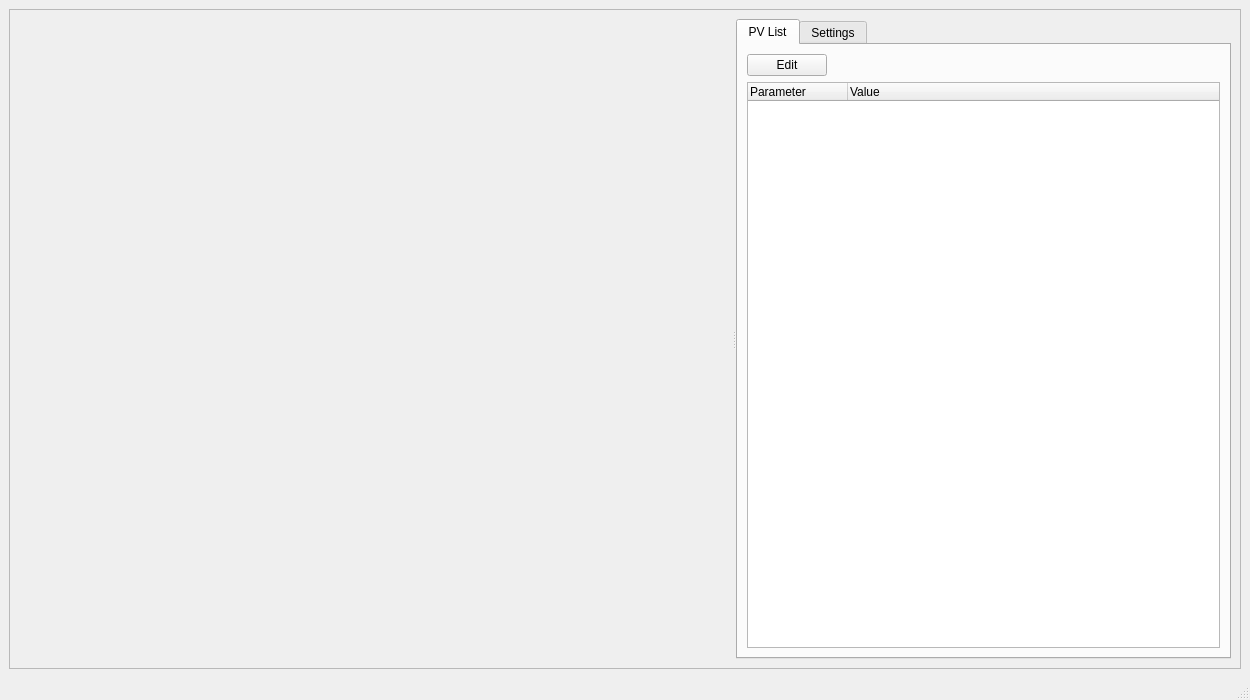
<?xml version="1.0" encoding="UTF-8"?>
<ui version="4.0">
 <class>C2DVScope</class>
 <widget class="QMainWindow" name="C2DVStriptool">
  <property name="geometry">
   <rect>
    <x>0</x>
    <y>0</y>
    <width>1250</width>
    <height>700</height>
   </rect>
  </property>
  <property name="windowTitle">
   <string>C2DataViewer - Strip Tool</string>
  </property>
  <widget class="QWidget" name="centralwidget">
   <layout class="QHBoxLayout" name="horizontalLayout">
    <item>
     <widget class="QFrame" name="frame">
      <property name="sizePolicy">
       <sizepolicy hsizetype="Preferred" vsizetype="Preferred">
        <horstretch>1</horstretch>
        <verstretch>0</verstretch>
       </sizepolicy>
      </property>
      <property name="frameShape">
       <enum>QFrame::StyledPanel</enum>
      </property>
      <property name="frameShadow">
       <enum>QFrame::Raised</enum>
      </property>
      <layout class="QHBoxLayout" name="horizontalLayout_2">
       <item>
        <widget class="QSplitter" name="splitter">
         <property name="orientation">
          <enum>Qt::Horizontal</enum>
         </property>
         <widget class="PlotWidget" name="graphicsWidget" native="true">
          <property name="sizePolicy">
           <sizepolicy hsizetype="Expanding" vsizetype="Expanding">
            <horstretch>8</horstretch>  <!-- Decreased horstretch value -->
            <verstretch>0</verstretch>
           </sizepolicy>
          </property>
          <property name="font">
           <font>
            <kerning>false</kerning>
           </font>
          </property>
         </widget>
         <widget class="QTabWidget" name="verticalTabWidget">
          <property name="currentIndex">
           <number>0</number>
          </property>
          <property name="sizePolicy">
           <sizepolicy hsizetype="Expanding" vsizetype="Expanding">
            <horstretch>2</horstretch>  <!-- Increased horstretch value -->
            <verstretch>0</verstretch>
           </sizepolicy>
          </property>
          <widget class="QWidget" name="verticalTabWidgetPage1">
           <attribute name="title">
            <string>PV List</string>
           </attribute>
           <layout class="QVBoxLayout" name="verticalLayout_2">
            <item>
             <layout class="QVBoxLayout" name="verticalLayout_4">
              <item>
               <widget class="QPushButton" name="editPvButton">
                <property name="sizePolicy">
                 <sizepolicy hsizetype="Fixed" vsizetype="Fixed">
                  <horstretch>0</horstretch>
                  <verstretch>0</verstretch>
                 </sizepolicy>
                </property>
                <property name="text">
                 <string>Edit</string>
                </property>
               </widget>
              </item>
              <item>
                <widget class="ParameterTree" name="channelParamPane">
            <property name="geometry">
             <rect>
              <x>0</x>
              <y>10</y>
              <width>971</width>
              <height>900</height>
             </rect>
            </property>
            <property name="sizePolicy">
             <sizepolicy hsizetype="Expanding" vsizetype="Expanding">
              <horstretch>1</horstretch>
              <verstretch>0</verstretch>
             </sizepolicy>
            </property>
            <property name="autoExpandDelay">
             <number>0</number>
            </property>
            <column>
             <property name="text">
              <string>Parameter</string>
             </property>
            </column>
            <column>
             <property name="text">
              <string>Value</string>
             </property>
            </column>
           </widget>
              </item>
             </layout>
            </item>
           </layout>
          </widget>
          <widget class="QWidget" name="tab">
           <attribute name="title">
            <string>Settings</string>
           </attribute>
           <widget class="ParameterTree" name="parameterPane">
            <property name="geometry">
             <rect>
              <x>0</x>
              <y>10</y>
              <width>971</width>
              <height>900</height>
             </rect>
            </property>
            <property name="sizePolicy">
             <sizepolicy hsizetype="Expanding" vsizetype="Expanding">
              <horstretch>1</horstretch>
              <verstretch>0</verstretch>
             </sizepolicy>
            </property>
            <property name="autoExpandDelay">
             <number>0</number>
            </property>
            <column>
             <property name="text">
              <string>Parameter</string>
             </property>
            </column>
            <column>
             <property name="text">
              <string>Value</string>
             </property>
            </column>
           </widget>
          </widget>
         </widget>
        </widget>
       </item>
      </layout>
     </widget>
    </item>
   </layout>
  </widget>
  <widget class="QMenuBar" name="menubar">
   <property name="geometry">
    <rect>
     <x>0</x>
     <y>0</y>
     <width>1023</width>
     <height>20</height>
    </rect>
   </property>
  </widget>
  <widget class="QStatusBar" name="statusbar"/>
 </widget>
 <customwidgets>
  <customwidget>
   <class>PlotWidget</class>
   <extends>QWidget</extends>
   <header>c2dataviewer.view.scope_display.h</header>
   <container>1</container>
  </customwidget>
  <customwidget>
   <class>ParameterTree</class>
   <extends>QTreeWidget</extends>
   <header>pyqtgraph.parametertree.h</header>
  </customwidget>
 </customwidgets>
 <resources/>
 <connections/>
</ui>
